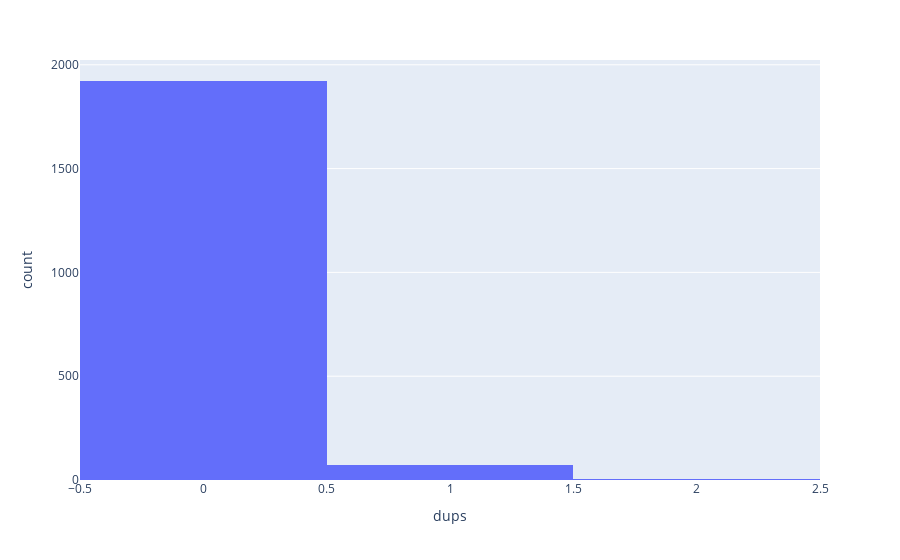

Write notebook code for a chart like this one.
### Code cell
duplicates = pd.DataFrame(survey.duplicate_tracker, index=["dups"]).transpose()
fig = px.histogram(duplicates, x="dups")
fig.show()

### Figure 1 — Plotly figure (JSON) as saved in the notebook; plotly's stock layout.template omitted (floating-point values rounded to 4 significant figures; data arrays with more than 128 entries replaced by an {"elided": "..."} marker saying what was removed)
{"data": [{"alignmentgroup": "True", "bingroup": "x", "hovertemplate": "dups=%{x}<br>count=%{y}<extra></extra>", "legendgroup": "", "marker": {"color": "#636efa", "pattern": {"shape": ""}}, "name": "", "offsetgroup": "", "orientation": "v", "showlegend": false, "type": "histogram", "x": {"elided": "2000 int values"}, "xaxis": "x", "yaxis": "y"}], "layout": {"barmode": "relative", "legend": {"tracegroupgap": 0}, "margin": {"t": 60}, "xaxis": {"anchor": "y", "domain": [0, 1], "title": {"text": "dups"}}, "yaxis": {"anchor": "x", "domain": [0, 1], "title": {"text": "count"}}}}
